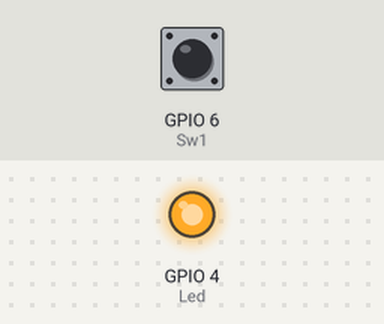
This program was run on a simulated Raspberry Pi (BCM pin numbers). On the bench: output pins drawn as LEDs (lit = HIGH). The inputs (shaded band) are chosen by the test bench; at power-on: GPIO 6 (Sw1) HIGH.

Above: at 1.2 s.
1.3 s: GPIO 6 (Sw1) pulled LOW for 0.15 s
At 1.37 s:
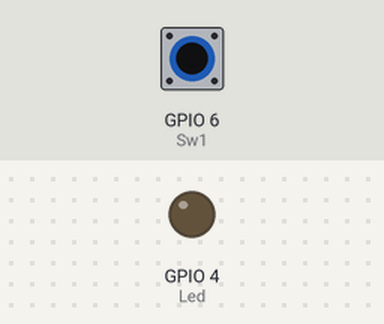
2.9 s: GPIO 6 (Sw1) pulled LOW for 3.2 s
At 6.9 s:
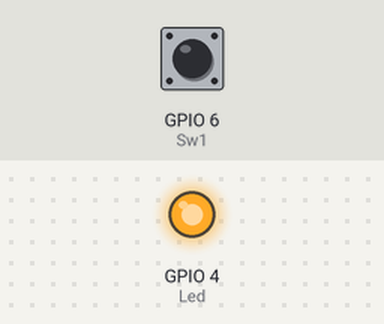
Timing chart, 0 to 8.4 s (numbered marks = the images above; inputs shaded):
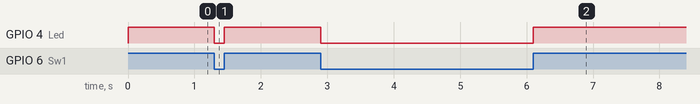

The program:

Switch1.py
```python
import RPi.GPIO as IoPort

Sw1 = 6
Led = 4

IoPort.setmode(IoPort.BCM)
IoPort.setup(Led, IoPort.OUT)
IoPort.setup(Sw1, IoPort.IN)

while True:
    rcv = IoPort.input(Sw1)
    IoPort.output(Led, rcv)
```

Measured:
- after the input at 1.3 s, GPIO 4 (Led): HIGH → LOW at once, → HIGH 0.15 s later
- after the input at 2.9 s, GPIO 4 (Led): HIGH → LOW at once, → HIGH 3.2 s later
